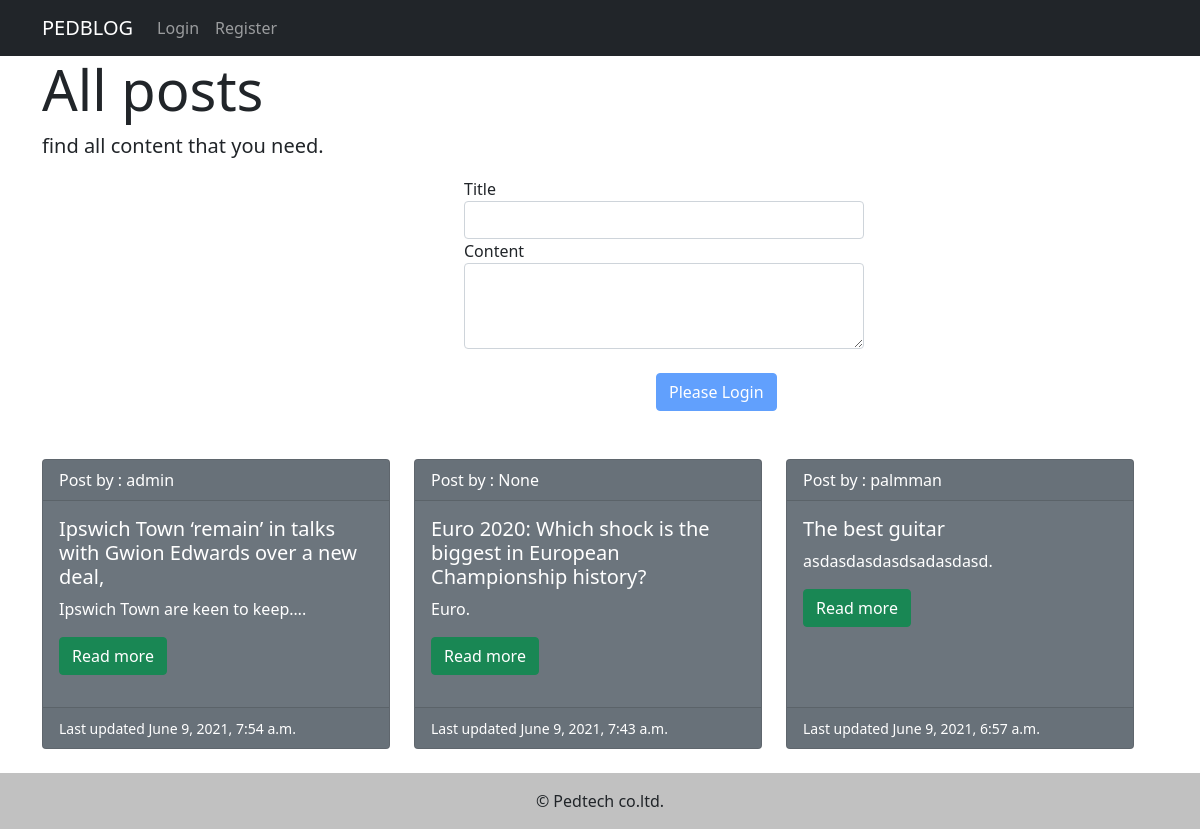
Before: / with the older database file.
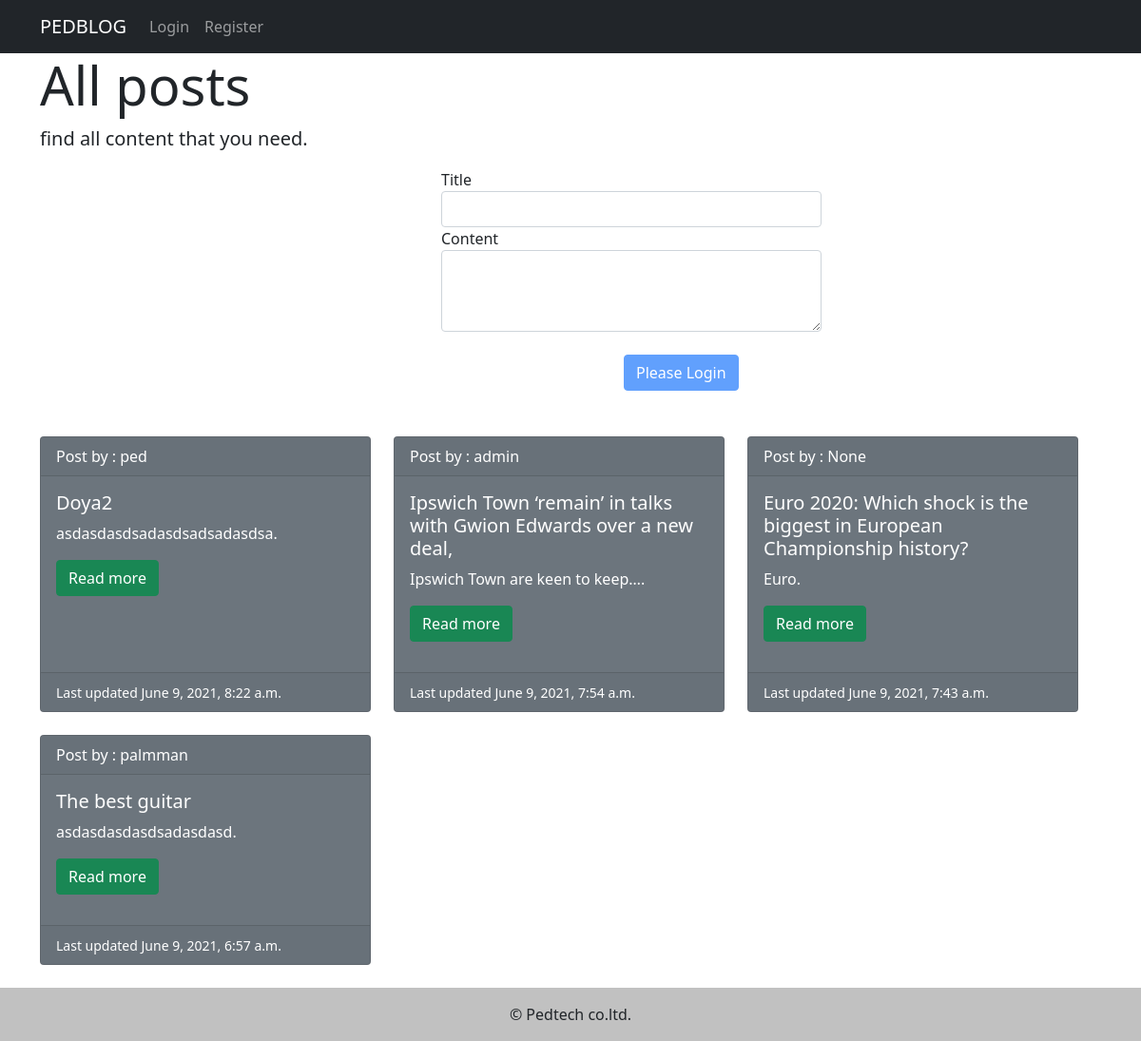
After: the same page with the newer database file.
### blog/models.py (models this page shows, shortened)
class Post(models.Model):
    user = models.ForeignKey(Account, on_delete=models.CASCADE, null=True)
    title = models.CharField(max_length=100)
    slug = models.SlugField(max_length=100, null=True, blank=True, unique=True)
    content = models.TextField(max_length=2000)
    created = models.DateTimeField(auto_now_add=True)
    updated = models.DateTimeField(auto_now=True)
    class Meta:
        ordering = ['-created']

class Account(AbstractBaseUser):
    username = models.CharField(max_length=50, unique=True)
    email = models.EmailField(max_length=100, unique=True)
    date_joined = models.DateTimeField(auto_now_add=True)
    last_login = models.DateTimeField(auto_now_add=True)
    is_admin = models.BooleanField(default=False)
    is_staff = models.BooleanField(default=False)
    is_active = models.BooleanField(default=True)
    is_superadmin = models.BooleanField(default=False)
    USERNAME_FIELD = 'username'
    REQUIRED_FIELDS = [ 'email', ]
    objects = MyAccountManager()
    def __str__(self):
        return self.username

### blog/views.py (the view, shortened to what this page needs)
# urls.py: path('', views.home , name='home'),
def home(request):
    current_user = request.user
    post = Post.objects.filter().order_by('-created')
    post = Post.objects.filter().order_by('-created')
    context = {
        'post' : post,
    }
    return render(request, 'home.html', context)

### templates/home.html (shortened to what this page needs)
{% extends 'base.html' %}
{% block content %}
<div class="jumbotron jumbotron">
    <div class="container">
      <h1 class="display-4">All posts</h1>
      <p class="lead">find all content that you need.</p>
    </div>
    <form class="login col-md-4" method="POST" style="margin-left: 29rem;">
      <div class="form-group">
        <label for="exampleFormControlInput1">Title</label>
        <input type="text" class="form-control" id="exampleFormControlInput1" placeholder="" name="title">
      </div>
      <div class="form-group">
        <label for="exampleFormControlTextarea1">Content</label>
        <textarea class="form-control" id="exampleFormControlTextarea1" rows="3" name="content"></textarea>
      </div>
      <br>
        {% if request.user.is_authenticated %}
        <button type="submit" class="btn btn-primary" style="margin-left: 13rem;">Submit</button>
        {% else %}
        <button type="submit" class="btn btn-primary" disabled style="margin-left: 12rem;">Please Login</button>
        {% endif %}
      <br>
    </form>
</div>
<div class="container">
    <div class="row">
        <div class="row row-cols-1 row-cols-md-3 g-4">
            {% for post in post %}
            <div class="col">
              <div class="card text-white bg-secondary mb-3 h-100">
                <div class="card-header">Post by : {{post.user}}</div>
                <div class="card-body">
                  <h5 class="card-title">{{post.title}}</h5>
                  <p class="card-text">{{post.content|truncatechars:30 }}.</p>
                  <a href="{{post.slug}}" class="btn btn-success" style="margin-left: 0rem;">Read more</a>
                </div>
                <div class="card-footer">
                    <small class="text-white">Last updated {{post.created}}</small>
                </div>
              </div>
            </div>
            {% endfor %}
        </div>
    </div>
</div>
<br>
{% endblock %}

### templates/base.html (shortened to what this page needs)
{% load static %}
<!DOCTYPE html>
<html lang="en">
<head>
    <link href="https://cdn.jsdelivr.net/npm/bootstrap@5.0.1/dist/css/bootstrap.min.css" rel="stylesheet">
    <link rel="stylesheet"  href="{% static 'css/style.css' %}">
</head>
<body>
    <nav class="navbar navbar-expand-lg navbar-dark bg-dark">
        <div class="container">
          <a class="navbar-brand" href="{% url 'home' %}">PEDBLOG</a>
          <div class="collapse navbar-collapse" id="navbarNav">
            <ul class="navbar-nav">
              {% if request.user.is_authenticated %}
              <li class="nav-item">
                <h7 class="nav-link" >Welcome, {{request.user.username}}</h7>
              </li>
              <li class="nav-item">
                <a class="nav-link" href="{% url 'logout' %}">Logout</a>
              {% else %}
              <li class="nav-item">
                <a class="nav-link" aria-current="page" href="{% url 'login' %}">Login</a>
              </li>
              <li class="nav-item">
                <a class="nav-link" href="{% url 'register' %}">Register</a>
              </li>
              {% endif %}
            </ul>
          </div>
        </div>
    </nav>
    {% block content %}
    {% endblock %}
    <footer class="text-center text-white" style="background-color: #f1f1f1;">
        <div class="text-center text-dark p-3" style="background-color: rgba(0, 0, 0, 0.2);">
          © Pedtech co.ltd.
        </div>
      </footer>
</body>
</html>

Changed rows visible on the page:
added Post: user "ped", title "Doya2", content "asdasdasdsadasdsadsadasdsa", created "June 9, 2021, 8:22 a.m."
